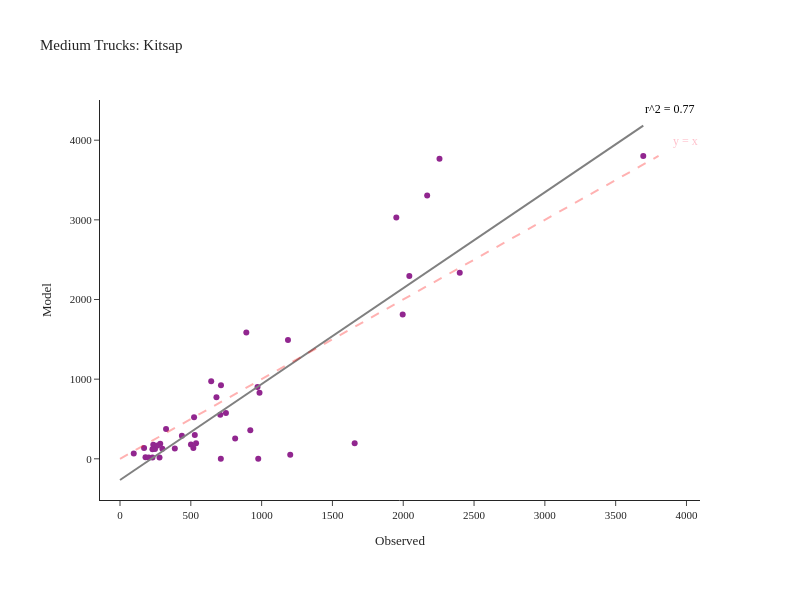

The notebook cell saved with this chart:
### Code cell
fig = create_truck_chart(df_daily_med, 'Medium', 'Kitsap')
fig.show()

### Figure 1 — Plotly figure (JSON) as saved in the notebook; plotly's stock layout.template omitted (floating-point values rounded to 4 significant figures)
{"data": [{"customdata": [["SR-16  N/O SR-302 NB/SB", "Kitsap"], ["SR-16 N/O SR-160 NB/SB", "Kitsap"], ["SR-16 N/O Tremont NB/SB", "Kitsap"], ["SR-16 S/O SR-3 NB", "Kitsap"], ["SR-104 @ Hood Canal Bridge WB/EB", "Kitsap"], ["SR-104 E/O Hood Canal Bridge WB/EB", "Kitsap"], ["SR-104 N/O Pt Gamble Rd WB/EB", "Kitsap"], ["SR-104 E/O SR-307 WB/EB", "Kitsap"], ["SR-104 E/O Hansville WB/EB", "Kitsap"], ["SR-160 @ SR-16 WB/EB", "Kitsap"], ["SR-160 E/O Long Lake Rd WB/EB", "Kitsap"], ["SR-160 W/O Banner WB/EB", "Kitsap"], ["SR-160 E/O Peterson WB/EB", "Kitsap"], ["SR-160 S/O Southworth Dr WB/EB", "Kitsap"], ["SR-166 E/O SR-16 WB/EB", "Kitsap"], ["SR-3 E/O Sunset Way NB/SB", "Kitsap"], ["SR-3 N/O SR-305 NB/SB", "Kitsap"], ["SR-3 S/O Newberry Hill Rd NB/SB", "Kitsap"], ["SR-3 @ SR-304 NB/SB", "Kitsap"], ["SR-3 NE of SR-16 NB/SB", "Kitsap"], ["SR-3 W/O Lake Flora Rd NB/SB", "Kitsap"], ["SR-303 E/O SR-3 NB/SB", "Kitsap"], ["SR-303 N/O 11th St NB/SB", "Kitsap"], ["SR-303 N/O SR-304 NB/SB", "Kitsap"], ["SR-304 E/O SR-3 WB/EB", "Kitsap"], ["SR-304 W/O Naval WB/EB", "Kitsap"], ["SR-305 W/O SR-307 WB/EB", "Kitsap"], ["SR-305 W/O Suquamish Way WB/EB", "Kitsap"], ["SR-305 N/O Day Rd WB/EB", "Kitsap"], ["SR-305 N/O High School Rd WB/EB", "Kitsap"], ["SR-305 S/O Winslow Way WB/EB", "Kitsap"], ["SR-305 @ Ferry Ramp WB/EB", "Kitsap"], ["SR-307 W/O SR-104 NB/SB", "Kitsap"], ["SR-307 N/O Gunderson NB/SB", "Kitsap"], ["SR-307 S/O Gunderson NB/SB", "Kitsap"], ["SR-307 N/O SR-305 NB/SB", "Kitsap"], ["SR-308 @ SR-3 WB/EB", "Kitsap"], ["SR-308 E/O SR-3 WB/EB", "Kitsap"], ["SR-308 E/O Silverdale Way WB/EB", "Kitsap"], ["SR-308 W/O Brownsville Hwy WB/EB", "Kitsap"], ["SR-310 @ SR-3 WB/EB", "Kitsap"], ["SR-310 W/O Callow WB/EB", "Kitsap"]], "hovertemplate": "Observed=%{x}<br>Model=%{y}<br>location=%{customdata[0]}<br>County=%{customdata[1]}<extra></extra>", "legendgroup": "", "line": {"color": "Grey", "width": 2}, "marker": {"color": "#91268F", "symbol": "circle"}, "mode": "markers", "name": "", "orientation": "v", "showlegend": false, "type": "scatter", "x": [2256, 1951, 2169, 1996, 712, 180, 203, 537, 299, 523, 501, 387, 235, 97, 325, 1202, 1657, 2399, 2043, 3695, 976, 985, 971, 437, 892, 681, 1186, 713, 644, 518, 279, 229, 813, 528, 708, 748, 170, 229, 284, 247, 920, 265], "xaxis": "x", "y": [3768, 3028, 3307, 1811, 0, 21, 15, 196, 126, 523, 180, 129, 175, 67, 374, 51, 194, 2336, 2296, 3803, 0, 830, 901, 289, 1587, 774, 1493, 924, 975, 136, 16, 16, 254, 300, 554, 575, 137, 119, 188, 124, 359, 168], "yaxis": "y"}, {"hovertemplate": "Observed=%{x}<br>Model=%{y}<extra></extra>", "legendgroup": "", "line": {"color": "Grey", "dash": "solid", "width": 2}, "marker": {"symbol": "circle"}, "mode": "lines", "name": "", "orientation": "v", "showlegend": false, "type": "scatter", "x": [0.0, 37.32, 74.65, 112.0, 149.3, 186.6, 223.9, 261.3, 298.6, 335.9, 373.2, 410.6, 447.9, 485.2, 522.5, 559.8, 597.2, 634.5, 671.8, 709.1, 746.5, 783.8, 821.1, 858.4, 895.8, 933.1, 970.4, 1008.0, 1045.0, 1082.0, 1120.0, 1157.0, 1194.0, 1232.0, 1269.0, 1306.0, 1344.0, 1381.0, 1418.0, 1456.0, 1493.0, 1530.0, 1568.0, 1605.0, 1642.0, 1680.0, 1717.0, 1754.0, 1792.0, 1829.0, 1866.0, 1903.0, 1941.0, 1978.0, 2015.0, 2053.0, 2090.0, 2127.0, 2165.0, 2202.0, 2239.0, 2277.0, 2314.0, 2351.0, 2389.0, 2426.0, 2463.0, 2501.0, 2538.0, 2575.0, 2613.0, 2650.0, 2687.0, 2725.0, 2762.0, 2799.0, 2837.0, 2874.0, 2911.0, 2949.0, 2986.0, 3023.0, 3061.0, 3098.0, 3135.0, 3172.0, 3210.0, 3247.0, 3284.0, 3322.0, 3359.0, 3396.0, 3434.0, 3471.0, 3508.0, 3546.0, 3583.0, 3620.0, 3658.0, 3695.0], "xaxis": "x", "y": [-266.1, -221.1, -176.2, -131.3, -86.33, -41.39, 3.546, 48.48, 93.42, 138.4, 183.3, 228.2, 273.2, 318.1, 363.0, 408.0, 452.9, 497.8, 542.8, 587.7, 632.6, 677.6, 722.5, 767.5, 812.4, 857.3, 902.3, 947.2, 992.1, 1037.0, 1082.0, 1127.0, 1172.0, 1217.0, 1262.0, 1307.0, 1352.0, 1397.0, 1441.0, 1486.0, 1531.0, 1576.0, 1621.0, 1666.0, 1711.0, 1756.0, 1801.0, 1846.0, 1891.0, 1936.0, 1981.0, 2026.0, 2071.0, 2116.0, 2160.0, 2205.0, 2250.0, 2295.0, 2340.0, 2385.0, 2430.0, 2475.0, 2520.0, 2565.0, 2610.0, 2655.0, 2700.0, 2745.0, 2790.0, 2835.0, 2879.0, 2924.0, 2969.0, 3014.0, 3059.0, 3104.0, 3149.0, 3194.0, 3239.0, 3284.0, 3329.0, 3374.0, 3419.0, 3464.0, 3509.0, 3553.0, 3598.0, 3643.0, 3688.0, 3733.0, 3778.0, 3823.0, 3868.0, 3913.0, 3958.0, 4003.0, 4048.0, 4093.0, 4138.0, 4183.0], "yaxis": "y"}], "layout": {"annotations": [{"align": "right", "font": {"color": "pink", "size": 12}, "showarrow": false, "text": "y = x", "x": 3993.0, "y": 3993.0}, {"align": "right", "font": {"color": "black", "size": 12}, "showarrow": false, "text": "r^2 = 0.77", "x": 3880.0, "y": 4392.0}], "height": 600, "legend": {"tracegroupgap": 0}, "margin": {"b": 100, "l": 100, "r": 100, "t": 100}, "shapes": [{"line": {"color": "Red", "dash": "dash", "width": 2}, "type": "line", "x0": 0, "x1": 3803, "y0": 0, "y1": 3803}], "title": {"text": "Medium Trucks: Kitsap"}, "width": 800, "xaxis": {"anchor": "y", "domain": [0.0, 1.0], "title": {"text": "Observed"}}, "yaxis": {"anchor": "x", "domain": [0.0, 1.0], "title": {"text": "Model"}}}}
